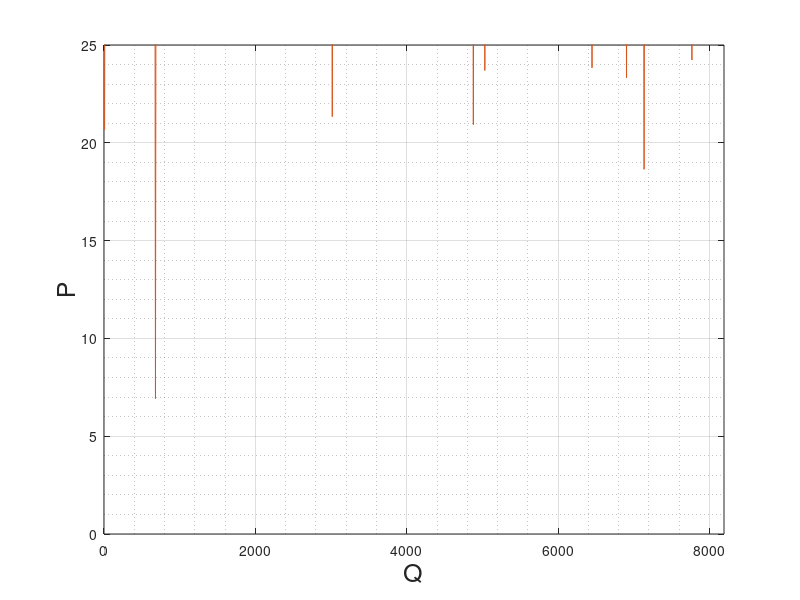
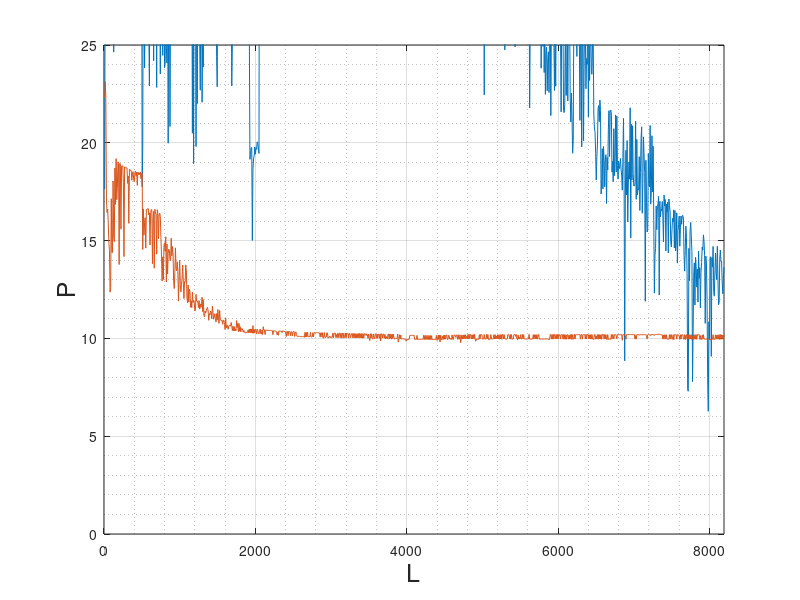
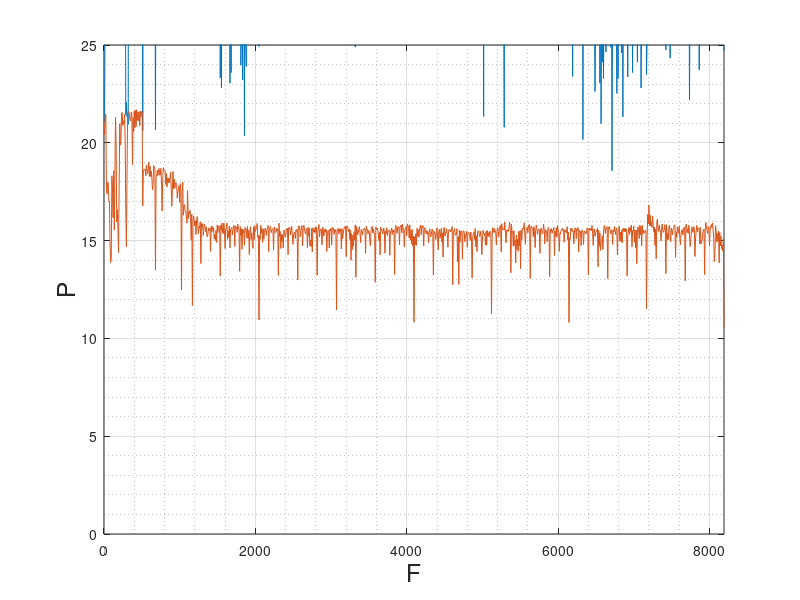

These figures' MATLAB source, in order:
t1 = dlmread("results_M.csv");
t2 = dlmread("results_N.csv");
t3 = dlmread("results_K.csv");
t4 = dlmread("results_M_1.csv");
t5 = dlmread("results_N_1.csv");
t6 = dlmread("results_K_1.csv");


#subplot(1,3,1);
figure;
plot(t1(:,1), t1(:,2));
hold on;
plot(t4(:,1), t4(:,2));
grid on; grid minor on;
#axis("square");
axis([0 8192 0 25]);
xlabel('Q','fontsize',18);
ylabel('P','fontsize',18);


#subplot(1,3,2);
figure;
plot(t2(:,1), t2(:,2));
hold on;
plot(t5(:,1), t5(:,2));
grid on; grid minor on;
#axis("square");
axis([0 8192 0 25]);
xlabel('L','fontsize',18);
ylabel('P','fontsize',18);

#subplot(1,3,3);
figure;
plot(t3(:,1), t3(:,2));
hold on;
plot(t6(:,1), t6(:,2));
grid on; grid minor on;
#axis("square");
axis([0 8192 0 25]);
xlabel('F','fontsize',18);
ylabel('P','fontsize',18);